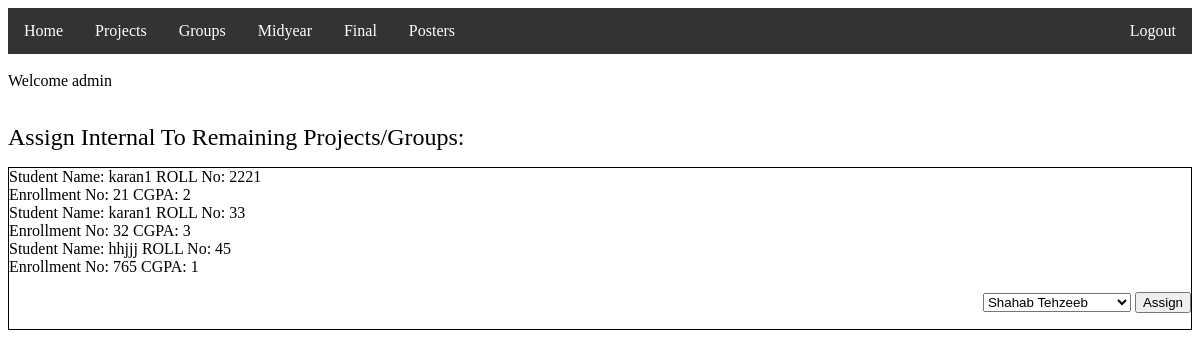
The app's page /groups_admin.php (signed in) with its own data.
### tables this page shows
CREATE TABLE `students` (
  `id` int(11) NOT NULL,
  `group_id` int(11) NOT NULL,
  `fullname` varchar(25) NOT NULL,
  `rollno` varchar(8) NOT NULL,
  `enrollment` varchar(14) NOT NULL,
  `cgpa` float NOT NULL
);

CREATE TABLE `groups` (
  `id` int(11) NOT NULL,
  `username` varchar(10) NOT NULL,
  `password` varchar(100) NOT NULL,
  `internal_id` int(11) DEFAULT NULL,
  `internal_req_id` int(11) DEFAULT NULL,
  `midyear_external_id` int(11) DEFAULT NULL,
  `midyear_status` tinyint(1) NOT NULL DEFAULT '0',
  `final_external_id` int(11) DEFAULT NULL,
  `final_status` tinyint(1) NOT NULL DEFAULT '0'
);

### groups_admin.php (the view, shortened to what this page needs)
<?php
require 'database.php';
if( isset($_SESSION['user_status']) && ($_SESSION['user_status'] == 'admin') ) {
	$assign_internal = $conn->prepare('SELECT id FROM groups WHERE internal_id IS NULL AND internal_req_id IS NULL');
	$assign_internal->execute();
}
	else{
	header("Location: admin_login.php");
	}
?>
<!DOCTYPE html>
<html>
<head>
</head>
<body>
		<br />Welcome <?= $_SESSION['username']; ?>
		<br /><br />
		<p><font size="5">Assign Internal To Remaining Projects/Groups:</font></p>
		<?php while($results = $assign_internal->fetch(PDO::FETCH_ASSOC)){
			echo "<div class='box'>";
			$group_info = $conn->prepare('SELECT fullname, rollno, enrollment, cgpa FROM students WHERE group_id = :id');
			$group_info->bindParam(':id', $results['id']);
			$group_info->execute();
			while($row = $group_info->fetch(PDO::FETCH_ASSOC)){
				echo "Student Name: ".$row['fullname'] ." ROLL No: ".$row['rollno'] ."<br>";
				echo "Enrollment No: ".$row['enrollment'] ." CGPA: ".$row['cgpa'] ."<br>";
			}
		$internals_ret = $conn->prepare('SELECT id, fullname FROM internals WHERE status = 1');
		$internals_ret->execute();
		?>
		<form action="admin_server.php" method="POST">
		<p style='text-align: right'>
		<select name="internal_id">
		<?php while($internal_info = $internals_ret->fetch(PDO::FETCH_ASSOC)){?>
		<option value="<?php echo $internal_info['id']; ?>"><?php echo $internal_info['fullname']; ?></option>
		<?php
		}?>
		</select>
		<button type="submit" name="assign_internal">Assign</button>
		</p>
		</form> </div> <br>
		<?php
		}
		?>
</body>
</html>

### groups_admin.php (style rules this page uses)
.box { border: 1px solid black; }

### records on screen
students: fullname "karan1", rollno "2221", enrollment "21", cgpa "2"
students: fullname "karan1", rollno "33", enrollment "32", cgpa "3"
students: fullname "hhjjj", rollno "45", enrollment "765", cgpa "1"

### other values on screen
$_SESSION['username'] "admin"
form field internal_id "Shahab Tehzeeb"
